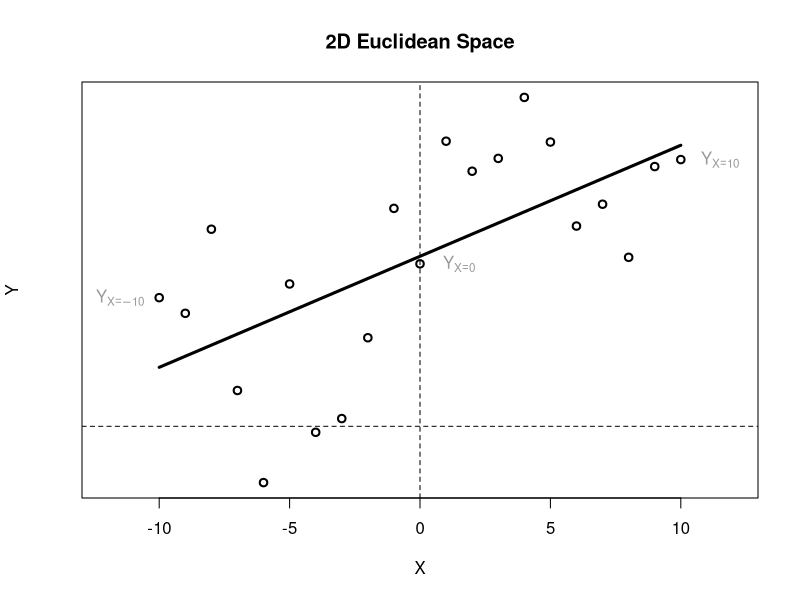
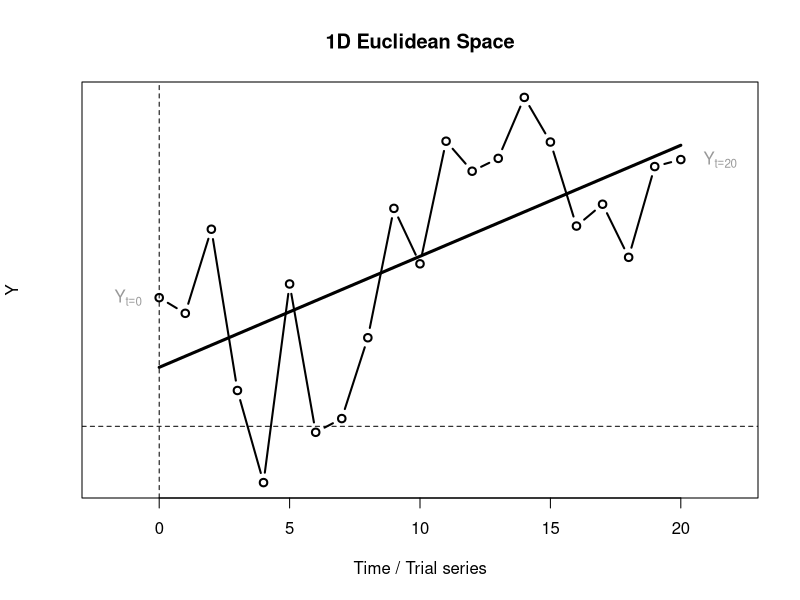
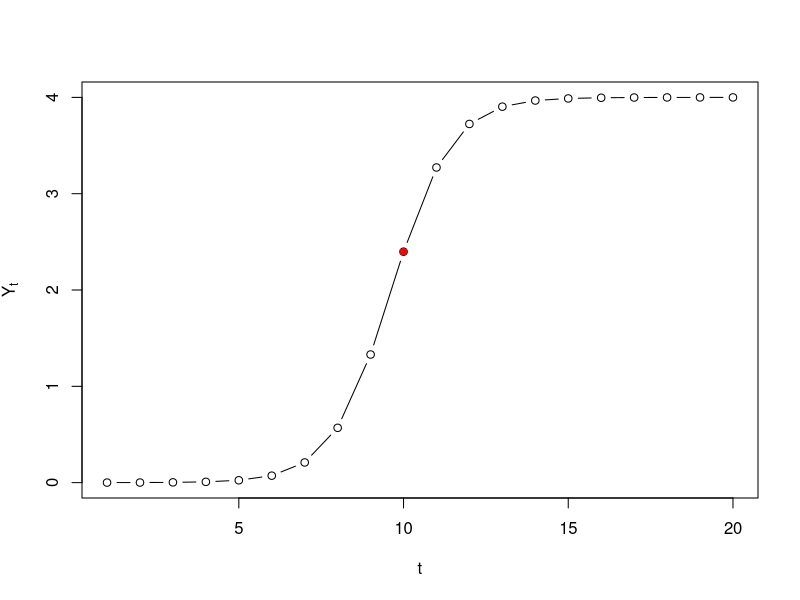
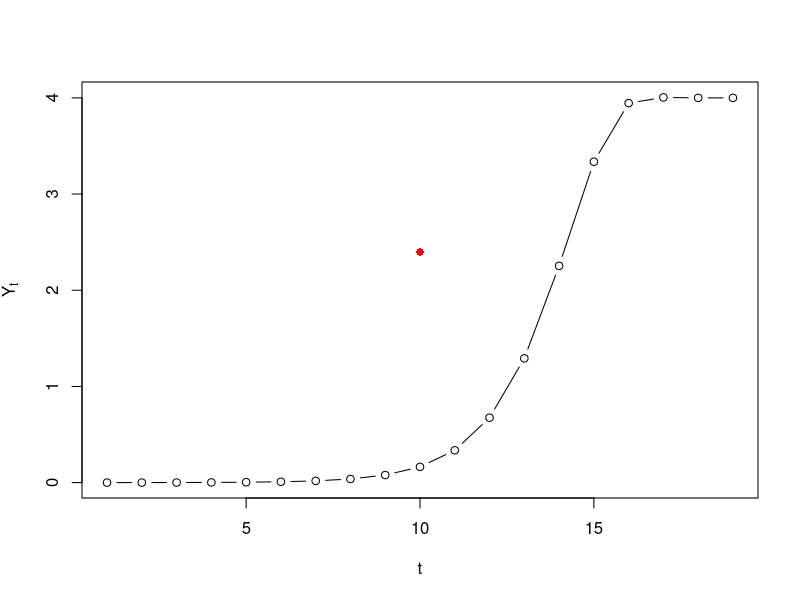

Write R code to recreate these figures, in order.
## ---- chunk 1
set.seed(12346)
y1 = cumsum(rnorm(n=21,mean=5,sd=100))
x1 = -10:10
plot(x1,y1, type="p", lwd=2, xlim=c(-12,12), yaxt="n", xlab="X", ylab="Y", main = "2D Euclidean Space")
abline(h=0,v=0,lty=2)
l1 <- lm(y1~x1)
lines(x1,coef(l1)[1]+x1*coef(l1)[2],type="l",lwd=3)
text(1.5, y1[11], expression(Y[X==0]),col="grey60")
text(11.5, y1[21], expression(Y[X==10]),col="grey60")
text(-11.5, y1[1], expression(Y[X==-10]),col="grey60")
## ---- chunk 2
plot(0:20,y1, type="b", lwd=2, xlim=c(-2,22), yaxt="n", xlab="Time / Trial series", ylab="Y", main = "1D Euclidean Space")
abline(h=0,v=0,lty=2)
x2 <- (x1+10)
l2 <- lm(y1~x2)
lines(x2,coef(l2)[1]+x2*coef(l2)[2],type="l",lwd=3)
text(-1.2, y1[1], expression(Y[t==0]),col="grey60")
text(21.5, y1[21], expression(Y[t==20]),col="grey60")
## ---- chunk 3
# Define a function for the solution
logSol <- function(Y0, r, K, t){K/(1+(K/Y0-1)*exp(-r*t))}

# Call the function
logSol(Y0=.0001, r=1.1, K=4, t=10)

## ---- chunk 4
# Plot from t=1 to t=100
plot(logSol(Y0=.0001, r=1.1, K=4, t=seq(1,20)), type = "b", 
     ylab = expression(Y[t]), xlab = "t")
# Plot t=10 in red
points(10,logSol(Y0=.0001, r=1.1, K=4, t=10), col="red", pch=16)
## ---- chunk 5
logIter <-  function(Y0,r,K,t){
  N <- length(t)
  Y <- as.numeric(c(Y0, rep(NA,N-2)))
  sapply(seq_along(Y), function(t){ Y[[t+1]] <<- Y[t] * (1 + r - r * Y[t] / K)})
  }

# Plot from t=1 to t=100
plot(logIter(Y0=.0001, r=1.1, K=4, t=seq(1,20)), type = "b", 
     ylab = expression(Y[t]), xlab = "t")
# Plot t=10 in red
points(10,logSol(Y0=.0001, r=1.1, K=4, t=10), col="red", pch=16)
